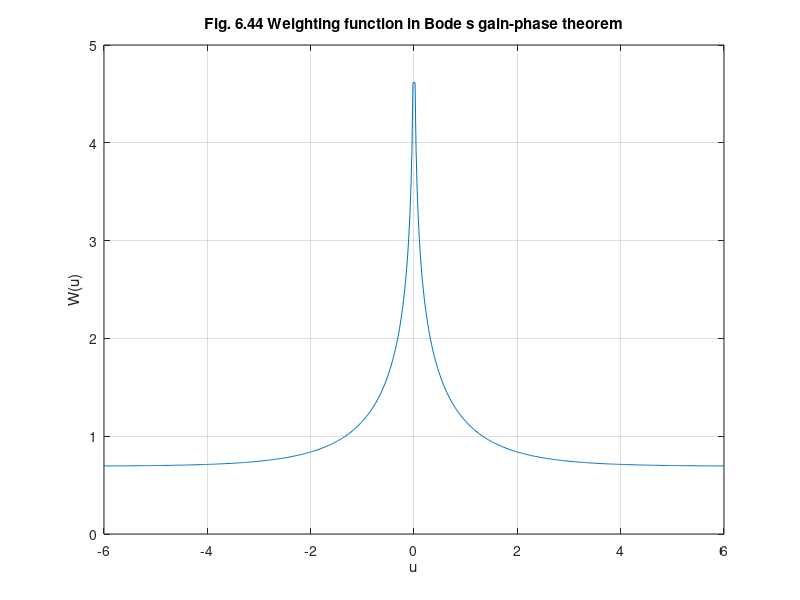

Write MATLAB code to recreate this figure.
%  Figure 6.44      Feedback Control of Dynamic Systems, 4e
%                   Franklin, Powell, Emami

%   Weighting function in Bode's gain-phase theorem

clear all;
close all;

coth=0*ones(1,101);
u=-6:.02:6;
length(u);
for i=1:1:601,
num=exp(.5*abs(u(i)))-exp(-.5*abs(u(i)));
den=exp(.5*abs(u(i)))+exp(.5*abs(u(i)));
tanhu=num/den;
if i == 301, tanhu=.000001; end   % prevents div by zero error
cothu=1/tanhu;
coth(1,i)=log(cothu);
end;
ii=[1:300 302:601];
plot(u(ii),coth(ii));
grid;
xlabel('u');
ylabel('W(u)');
title('Fig. 6.44 Weighting function in Bode s gain-phase theorem');
